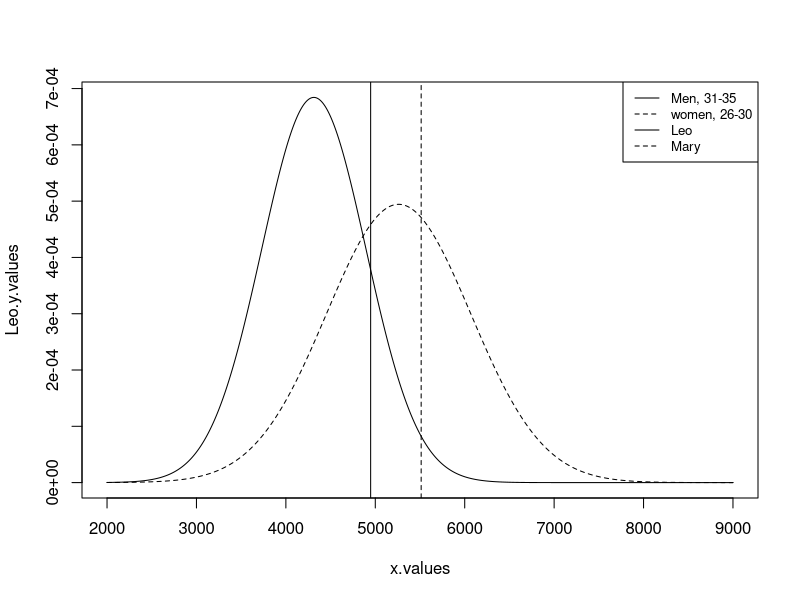

This figure's R source:
## ---- chunk 1

## ---- chunk 2

## ---- chunk 3

## ---- chunk 4

## ---- chunk 5

## ---- chunk 6
x.values=seq(2000, 9000, length=1000)
# [Annotate the above code here.What does the above line do?]

Leo.y.values=dnorm(x.values, mean=4313, sd=583)
# [Annotate the above code here. What does the above line do?]

Mary.y.values=dnorm(x.values, mean=5261, sd=807)
# [Annotate the above code here. What does the above line do?]

plot(x.values, Leo.y.values, type="l")
# [Annotate the above code here. What does the above line do?]

#The lines() function, below, lets us add a new line to a plot. If we used plot(), it would produce a second plot. But what we want is one plot with two distributions on it, and lines() lets us add the second distribution.

lines(x.values, Mary.y.values, type='l', lty=2)
# [Annotate the above code here. What does the above line do?]

abline(v=c(4948, 5513), lty=c(1,2))
# [Annotate the above code here. What does the above line do?]

legend('topright', legend=c("Men, 31-35", "women, 26-30", "Leo", "Mary"), lty=1:2, cex=0.8)
#[Annotate the above code here. What does the above line do? I will tell you that cex=0.8 is for the scaling of legend (how big or small it is). The 0.8 means that it is 80% of the default size]
